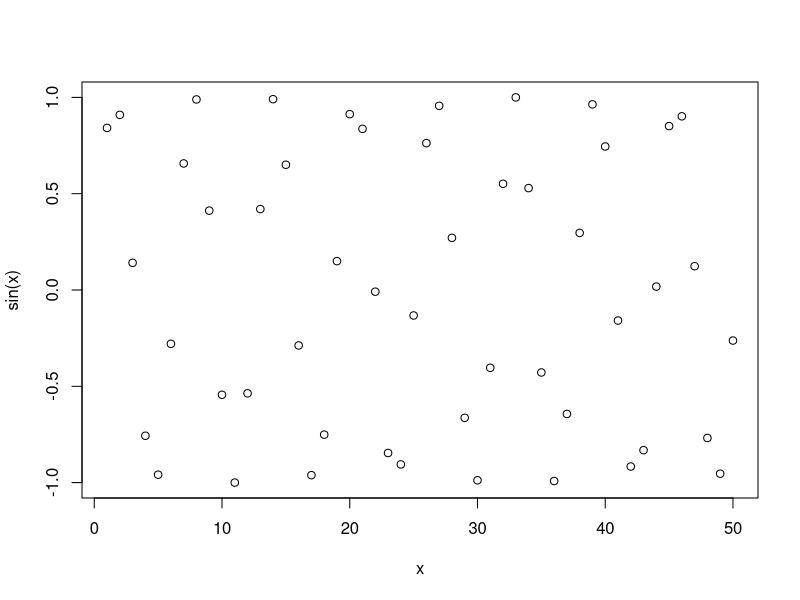
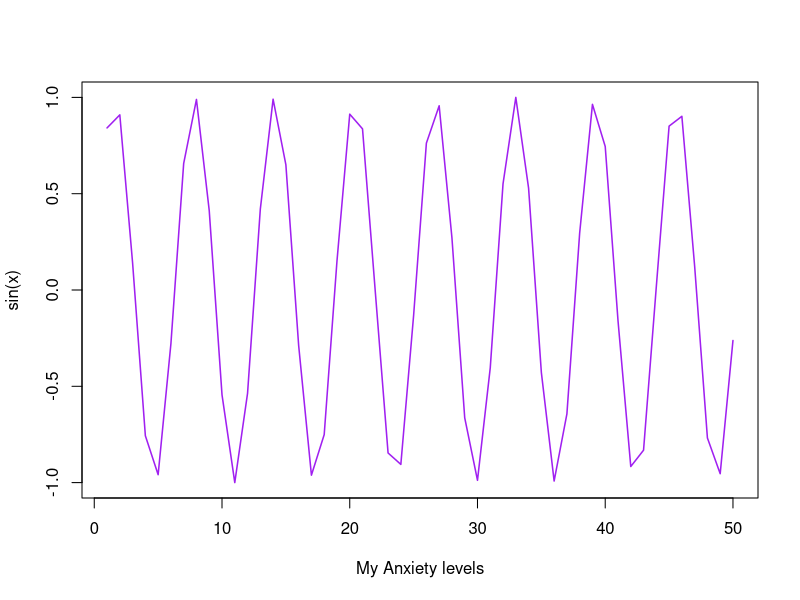

Write the R code that produced these figures, in order.


#plot from week 4

x <- 1:50

plot(x,sin(x))

#making it girlier ehehe!

plot(x,sin(x),typ="l", col="purple", lwd=1.5, xlab= "My Anxiety levels")


